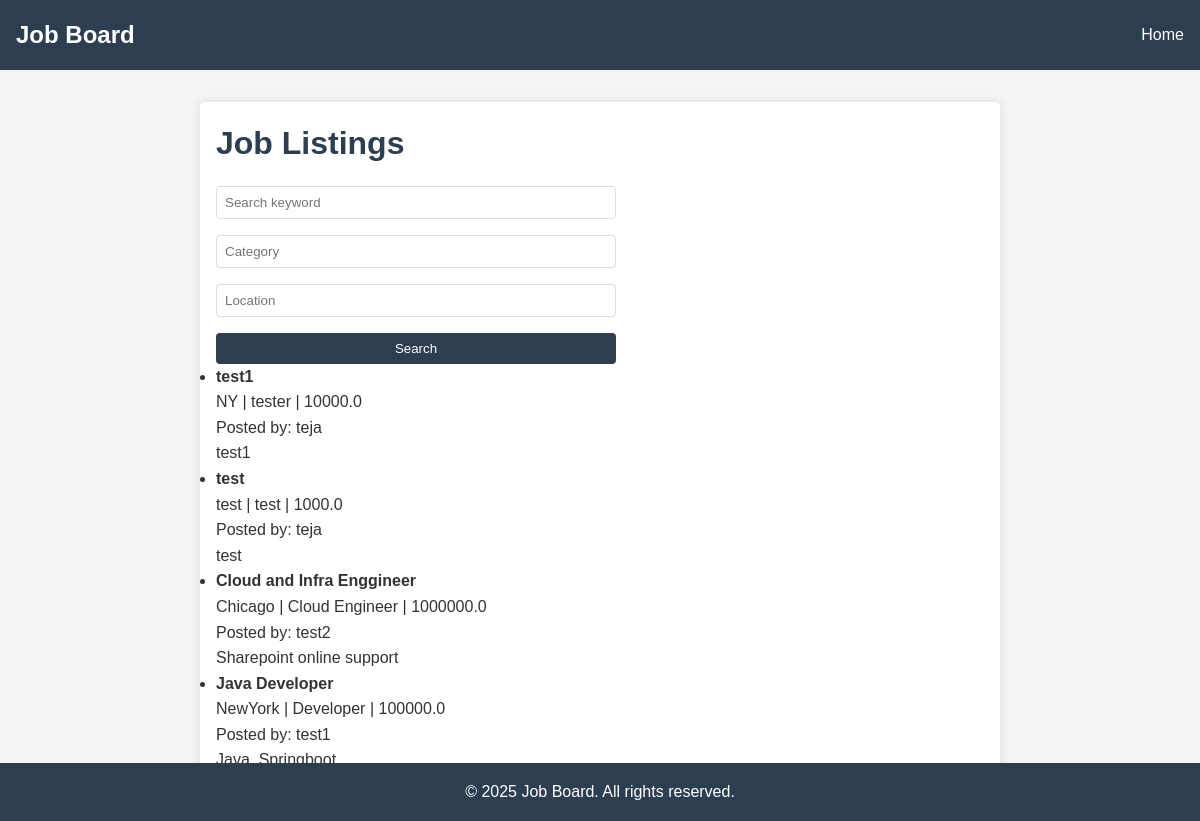
The app's page /job-listings, older data.
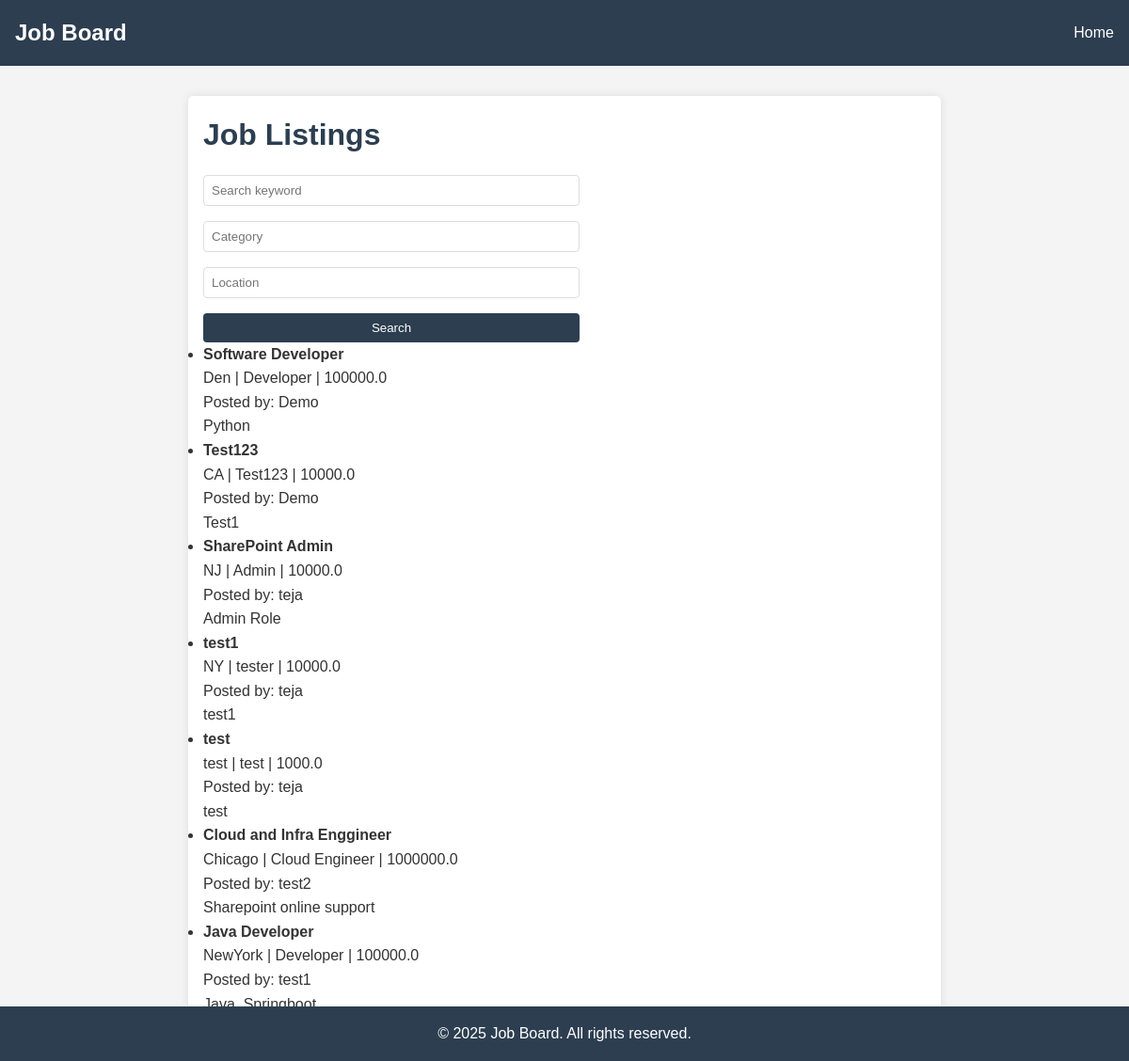
The same page, newer data.
### backend/models.py (models this page shows)
class Job(db.Model):
    __tablename__ = 'job'
    id = db.Column(db.Integer, primary_key=True)
    title = db.Column(db.String(100), nullable=False)
    description = db.Column(db.Text)
    location = db.Column(db.String(100))
    salary = db.Column(db.Float)
    category = db.Column(db.String(100))
    employer_id = db.Column(db.Integer, db.ForeignKey('employer.id'), nullable=False)
    employer = db.relationship('Employer', back_populates='jobs', lazy=True)
    applications = db.relationship('Application', back_populates='job', lazy=True)

class Employer(db.Model):
    __tablename__ = 'employer'
    id = db.Column(db.Integer, primary_key=True)
    name = db.Column(db.String(100), nullable=False)
    email = db.Column(db.String(120), unique=True, nullable=False)
    password = db.Column(db.String(200), nullable=False)
    company = db.Column(db.String(100))
    jobs = db.relationship('Job', back_populates='employer', lazy=True)

### backend/app.py (the view)
    @app.route("/job-listings")
    def job_listings():
        q = request.args.get("q", "")
        category = request.args.get("category", "")
        location = request.args.get("location", "")
        query = Job.query
        if q:
            like = f"%{q}%"
            query = query.filter(
                Job.title.ilike(like) | Job.description.ilike(like)
            )
        if category:
            query = query.filter(Job.category.ilike(f"%{category}%"))
        if location:
            query = query.filter(Job.location.ilike(f"%{location}%"))
        jobs = query.order_by(Job.id.desc()).all()
        return render_template(
            "job_listings.html",
            jobs=jobs,
            q=q,
            category=category,
            location=location
        )

### templates/job_listings.html (shortened to what this page needs)
<!DOCTYPE html>
<html lang="en">
<head>
    <link rel="stylesheet" href="{{ url_for('static', filename='css/style.css') }}">
</head>
<body>
<nav>
    <h2>Job Board</h2>
    <ul>
        <li><a href="{{ url_for('index') }}">Home</a></li>
    </ul>
</nav>
<main>
    <h1>Job Listings</h1>
    <form method="get" action="{{ url_for('job_listings') }}">
        <input type="text" name="q" placeholder="Search keyword" value="{{ q }}">
        <input type="text" name="category" placeholder="Category" value="{{ category }}">
        <input type="text" name="location" placeholder="Location" value="{{ location }}">
        <button type="submit">Search</button>
    </form>
    <ul>
        {% for job in jobs %}
            <li>
                <strong>{{ job.title }}</strong><br>
                {{ job.location }} | {{ job.category }} | {{ job.salary or 'N/A' }}<br>
                Posted by: {{ job.employer.name if job.employer else 'Unknown' }}<br>
                <p>{{ job.description }}</p>
            </li>
        {% else %}
            <li>No jobs found.</li>
        {% endfor %}
    </ul>
</main>
<footer>
    <p>&copy; 2025 Job Board. All rights reserved.</p>
</footer>
</body>
</html>

### static/css/style.css (style rules this page uses)
* { margin: 0; padding: 0; box-sizing: border-box; }
body { font-family: 'Arial', sans-serif; line-height: 1.6; background-color: #f4f4f4; color: #333; }
nav { background-color: #2c3e50; color: white; padding: 1rem; display: flex; justify-content: space-between; align-items: center; }
nav h2 { margin: 0; }
nav ul { list-style: none; display: flex; gap: 1rem; }
nav a { color: white; text-decoration: none; }
main { max-width: 800px; margin: 2rem auto; padding: 1rem; background: white; border-radius: 5px; box-shadow: 0 0 10px rgba(0, 0, 0, 0.1); }
h1 { color: #2c3e50; margin-bottom: 1rem; }
form { display: grid; gap: 1rem; max-width: 400px; }
input, select, textarea, button { padding: 0.5rem; border: 1px solid #ddd; border-radius: 4px; }
button { background-color: #2c3e50; color: white; border: none; cursor: pointer; }
a { color: #2980b9; text-decoration: none; }
footer { text-align: center; padding: 1rem; background-color: #2c3e50; color: white; position: fixed; width: 100%; bottom: 0; }

Row changes from the older to the newer data that the page shows:
added Job: title "Software Developer", location "Den", category "Developer", salary "100000.0", employer "Demo", description "Python"
added Job: title "Test123", location "CA", category "Test123", salary "10000.0", employer "Demo", description "Test1"
added Job: title "SharePoint Admin", location "NJ", category "Admin", salary "10000.0", employer "teja", description "Admin Role"
